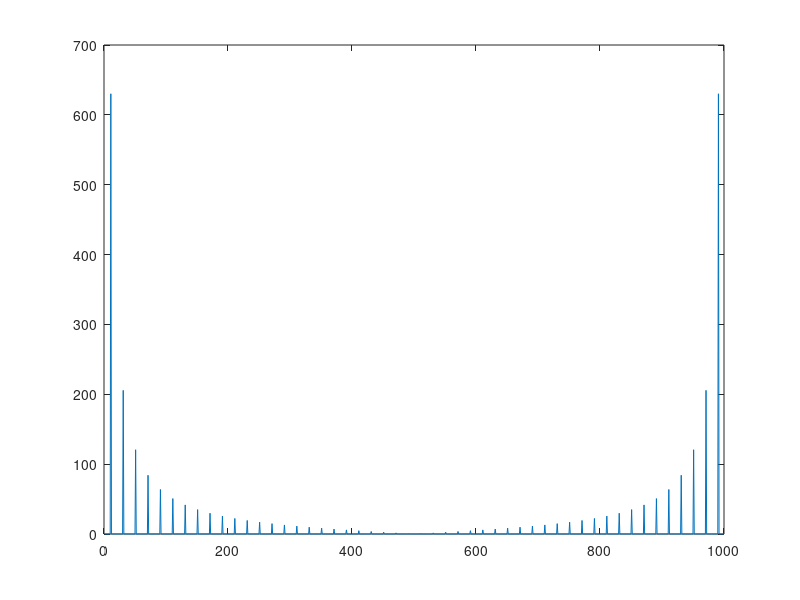

Recreate this plot in MATLAB.
% 주어진 고정값
A = 1;
f = 1; % 1Hz

k=1;
sum=0; %시그마값 저장용

% t = linspace(0,2,1000); %시간 0<t<2
Ts = 1/100; %0.01초로 샘플링
t = 0:Ts:10-Ts; 

for k=1:2:99
    func = sin(2*pi*k*f*t)/k;
    sum = sum + func;
end

s = A * (4/pi) * sum;   % 함수
%plot(t,s);

X=fft(s);
plot(abs(X));

